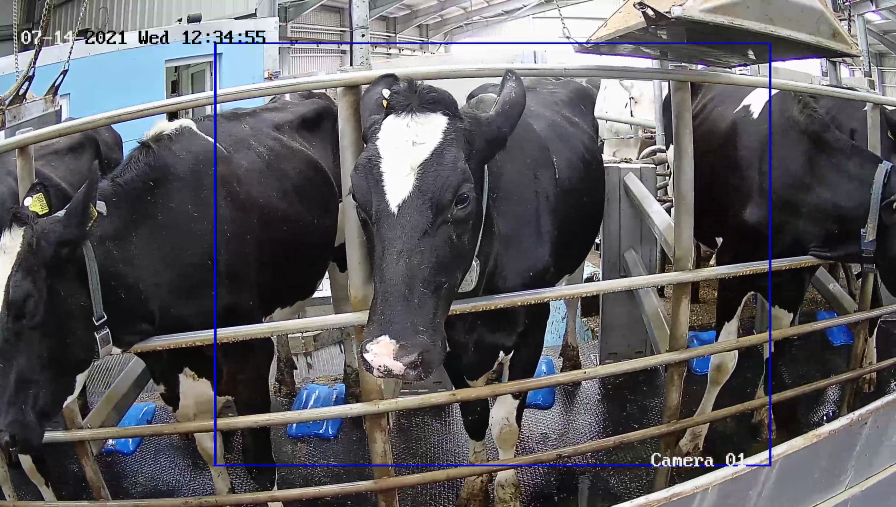
#> input picture data/bfmatcher/test_3.jpg, 2688 x 1520 px, given as the content of the folder Users/adam/Git/agricam/data/video/clean thermal/therm/frames, which was not available (shown at 1/3 size)
$ jupyter execute frames_to_annotations.ipynb
#> lines starting #> are read from the running program, lines starting #| are printed output that depends on the picture; after the words box and inside, x2 and y2 are one past the last pixel; in counts of white or black regions, pixels touching at a corner belong together; pictures that were not available may be replaced by others from this repository, and a replacement may not be noted
[cell 1]
import argparse
from os import listdir, makedirs
from os.path import isdir

import cv2
import numpy as np
from matplotlib.pyplot import imshow

NORM_W = 2688
NORM_H = 1520
THERM_W = 1280
THERM_H = 720
NORM_BOX_X = 650
NORM_BOX_Y = 131
THERM_BOX_X = 33
THERM_BOX_Y = 18
NORM_BOX_W = 1657
NORM_BOX_H = 1262
THERM_BOX_W = 1211
THERM_BOX_H = 688

SCALE_W = NORM_W / THERM_W
SCALE_H = NORM_H / THERM_H
NORM_CENTRE_X = NORM_W / 2
NORM_CENTRE_Y = NORM_H / 2
THERM_CENTRE_X = THERM_W / 2
THERM_CENTRE_Y = THERM_H / 2
NORM_BOX_CENTRE_X = NORM_BOX_W / 2 + NORM_BOX_X
NORM_BOX_CENTRE_Y = NORM_BOX_H / 2 + NORM_BOX_Y
THERM_BOX_CENTRE_X = THERM_BOX_W / 2 + THERM_BOX_X
THERM_BOX_CENTRE_Y = THERM_BOX_H / 2 + THERM_BOX_Y

THERM_BOX_SCALED_CENTRE_X = THERM_BOX_CENTRE_X * SCALE_W
THERM_BOX_SCALED_CENTRE_Y = THERM_BOX_CENTRE_Y * SCALE_H
BOX_CENTRE_OFFSET_X = NORM_BOX_CENTRE_X - THERM_BOX_SCALED_CENTRE_X
BOX_CENTRE_OFFSET_Y = NORM_BOX_CENTRE_Y - THERM_BOX_SCALED_CENTRE_Y
SCALE_BOX_W = NORM_BOX_W / (THERM_BOX_W * SCALE_W)
SCALE_BOX_H = NORM_BOX_H / (THERM_BOX_H * SCALE_H)

[cell 2]
def frame_to_annotation(src, frame, dest):
    """
    Generate YOLO-compliant label from thermal image to apply to the corresponding optical image
    """
#> called with frame = 'test_3.jpg'
    img = cv2.imread(f'{src}/{frame}', 0)
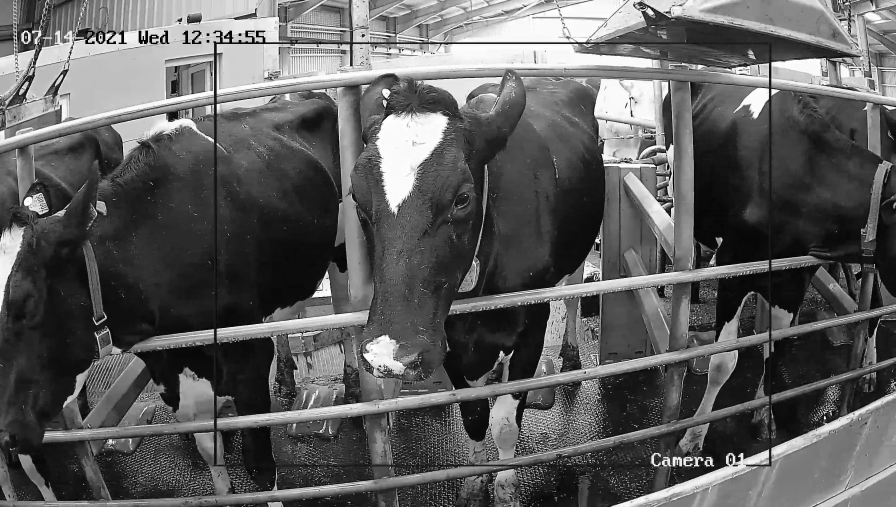
#> img: shape (1520, 2688) (shown at 1/3 size); min 0, max 255, mean 93.7

    blur = cv2.GaussianBlur(img, (5, 5), 0)
    ret, th = cv2.threshold(blur, 0, 255, cv2.THRESH_BINARY + cv2.THRESH_OTSU)
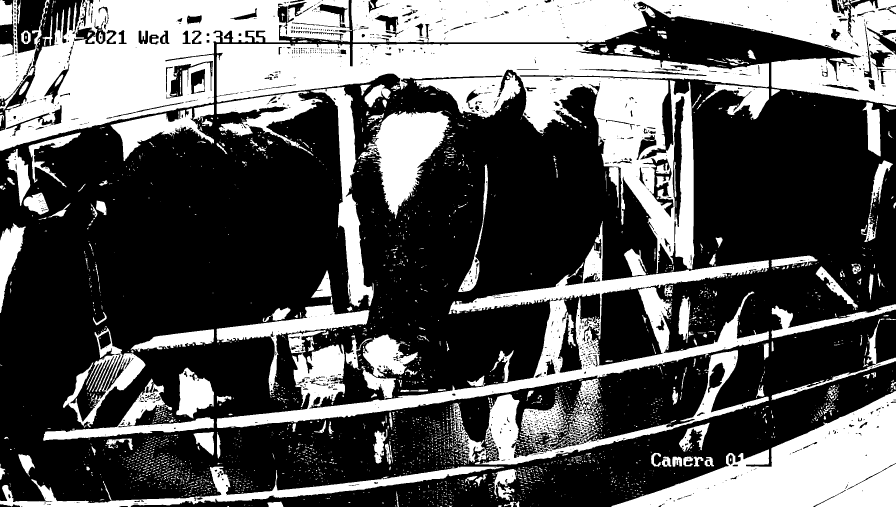
#> th: shape (1520, 2688) (shown at 1/3 size); 35.6% white; 3076 white regions (2485 under 20 px), largest, box (x1, y1, x2, y2) and area: (650, 132, 2307, 820) 287325, (0, 0, 1056, 452) 223870, (1054, 0, 2688, 316) 209544
#> ret = 111

    # Generate intermediate image; use morphological closing to keep parts of the cow together
    inter = cv2.morphologyEx(th, cv2.MORPH_CLOSE, cv2.getStructuringElement(cv2.MORPH_ELLIPSE, (5, 5)))
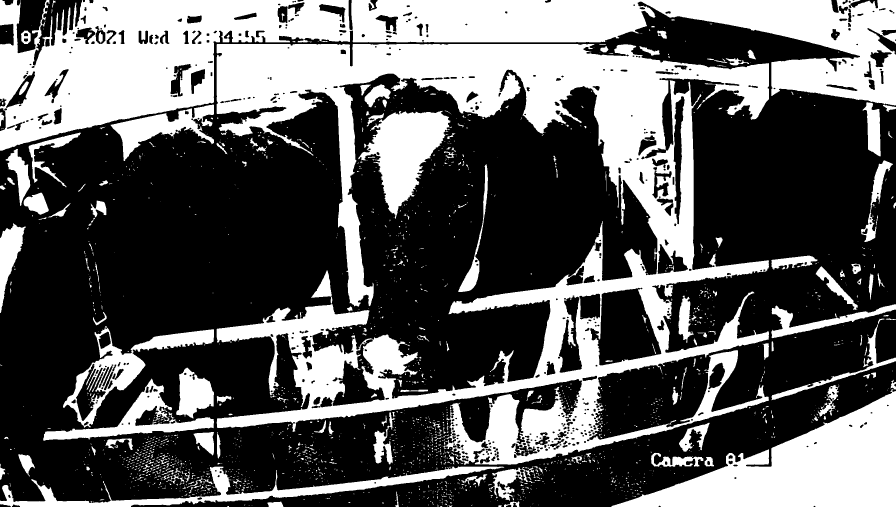
#> inter: shape (1520, 2688) (shown at 1/3 size); 37.2% white; 2014 white regions (1648 under 20 px)

    # Find 2 largest contours in intermediate image
    cnts, _ = cv2.findContours(inter, cv2.RETR_EXTERNAL, cv2.CHAIN_APPROX_NONE)
#> cnts = 1941 contours, 1721 with area under 20; largest, box (x1, y1, x2, y2) and area: (650, 132, 2307, 1394) 726999, (0, 0, 2688, 452) 483189, (1834, 1139, 2688, 1520) 136580, (1075, 332, 1355, 656) 41682, (189, 978, 642, 1284) 35857
    cnts = sorted(cnts, key=lambda c: cv2.contourArea(c), reverse=True)
    cnts = cnts[:2]
#> cnts = 2 contours; box (x1, y1, x2, y2) and area: (650, 132, 2307, 1394) 726999, (0, 0, 2688, 452) 483189

    # Output
    out = np.zeros(img.shape, np.uint8)
    cv2.drawContours(out, cnts, -1, 255, cv2.FILLED)
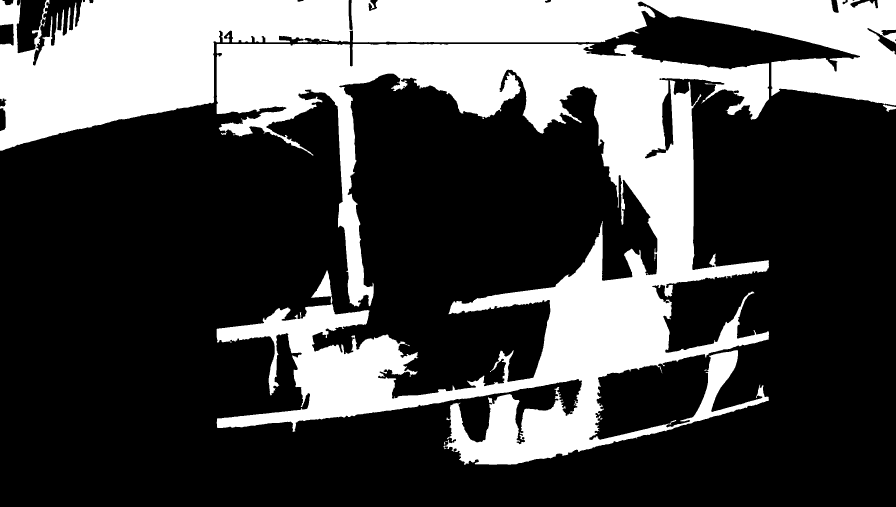
#> out: shape (1520, 2688) (shown at 1/3 size); 30.1% white; 2 white regions, box (x1, y1, x2, y2) and area: (650, 132, 2307, 1394) 739631, (0, 0, 2688, 452) 488457
    out = cv2.bitwise_and(img, out)
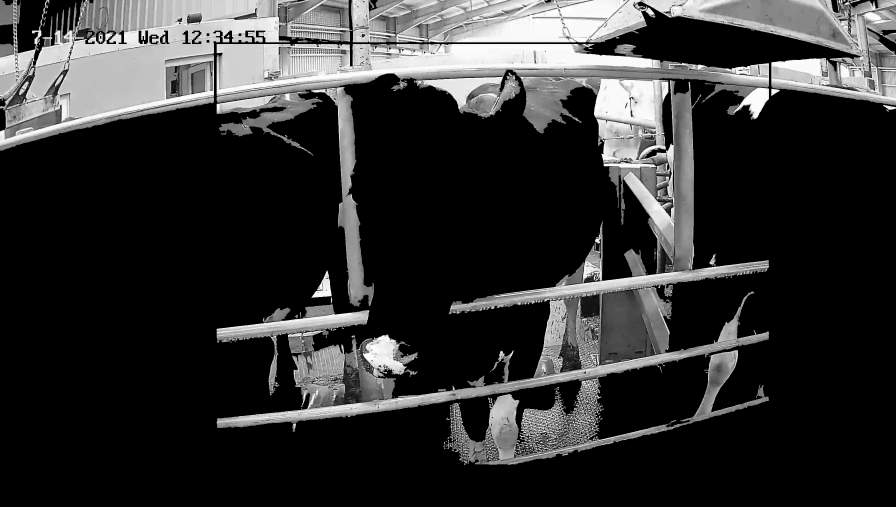
#> out: shape (1520, 2688) (shown at 1/3 size); min 0, max 255, mean 49.6

    makedirs(f'{dest}/labels', exist_ok=True)
    with open(f'{dest}/labels/{frame.split(".")[0]}.txt', 'w') as text_file:
        for cnt in cnts:
            x, y, w, h = cv2.boundingRect(cnt)
            x, y, w, h = transform_bounding_rect(img, x, y, w, h)
            # Convert to proportion of image size
            x /= NORM_W
            y /= NORM_H
            w /= NORM_W
            h /= NORM_H
            text_file.write(f'0 {x} {y} {w} {h}\n')
#> this loop made 2 passes
#> (x, y, w, h) on passes 1 to 2: (0.557, 0.224, 0.843, 1.52), (0.225, 0.0645, 1.37, 0.545)
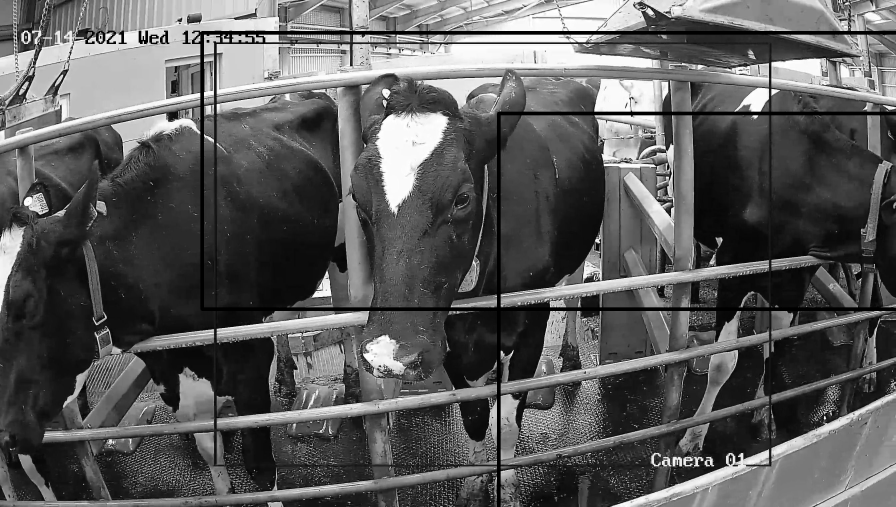
#> img: shape (1520, 2688) (shown at 1/3 size); 1.97% of pixels changed, all inside (x1, y1, x2, y2) = (601, 93, 2688, 1520)

[cell 3]
def transform_bounding_rect(img, x, y, w, h):
    """
    Transform `x`, `y`, `w`, and `h` of a bounding rectangle drawn on a thermal image to match the corresponding optical image
    """

    # x, y, w, h * 2.1
    x = round(x * SCALE_W)
    y = round(y * SCALE_H)
    w = round(w * SCALE_W)
    h = round(h * SCALE_H)

    # x, y - centre
    x -= NORM_CENTRE_X
    y -= NORM_CENTRE_Y

    # x,y,w,h * box scale
    x = round(x * SCALE_BOX_W)
    y = round(y * SCALE_BOX_H)
    w = round(w * SCALE_BOX_W)
    h = round(h * SCALE_BOX_H)

    # x, y - centre
    x = round(x + NORM_CENTRE_X)
    y = round(y + NORM_CENTRE_Y)

    # x, y + box centre offset
    x += round(BOX_CENTRE_OFFSET_X)
    y += round(BOX_CENTRE_OFFSET_Y)

    cv2.rectangle(img, (x, y), (x + w, y + h), (0, 255, 0), 10)
    imshow(img)

    return x, y, w, h

[cell 4]
frames = sorted((f for f in listdir("/Users/adam/Git/agricam/data/video/clean thermal/therm/frames") if not (f.startswith(".") or isdir(f'{"/Users/adam/Git/agricam/data/video/clean thermal/therm/frames"}/{f}'))), key=str.lower)
for i, frame in enumerate(frames):
    frame_to_annotation("/Users/adam/Git/agricam/data/video/clean thermal/therm/frames", frame, "/Users/adam/Git/agricam/data/video/clean thermal/therm/frames")
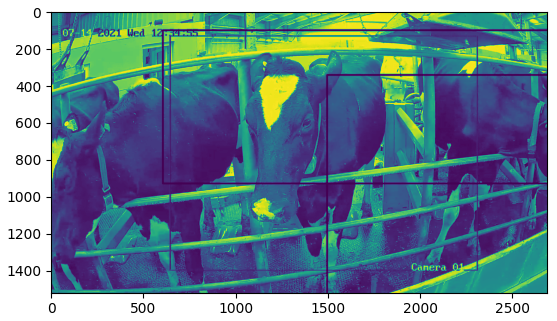
#> figure drawn by matplotlib, 1 panel
